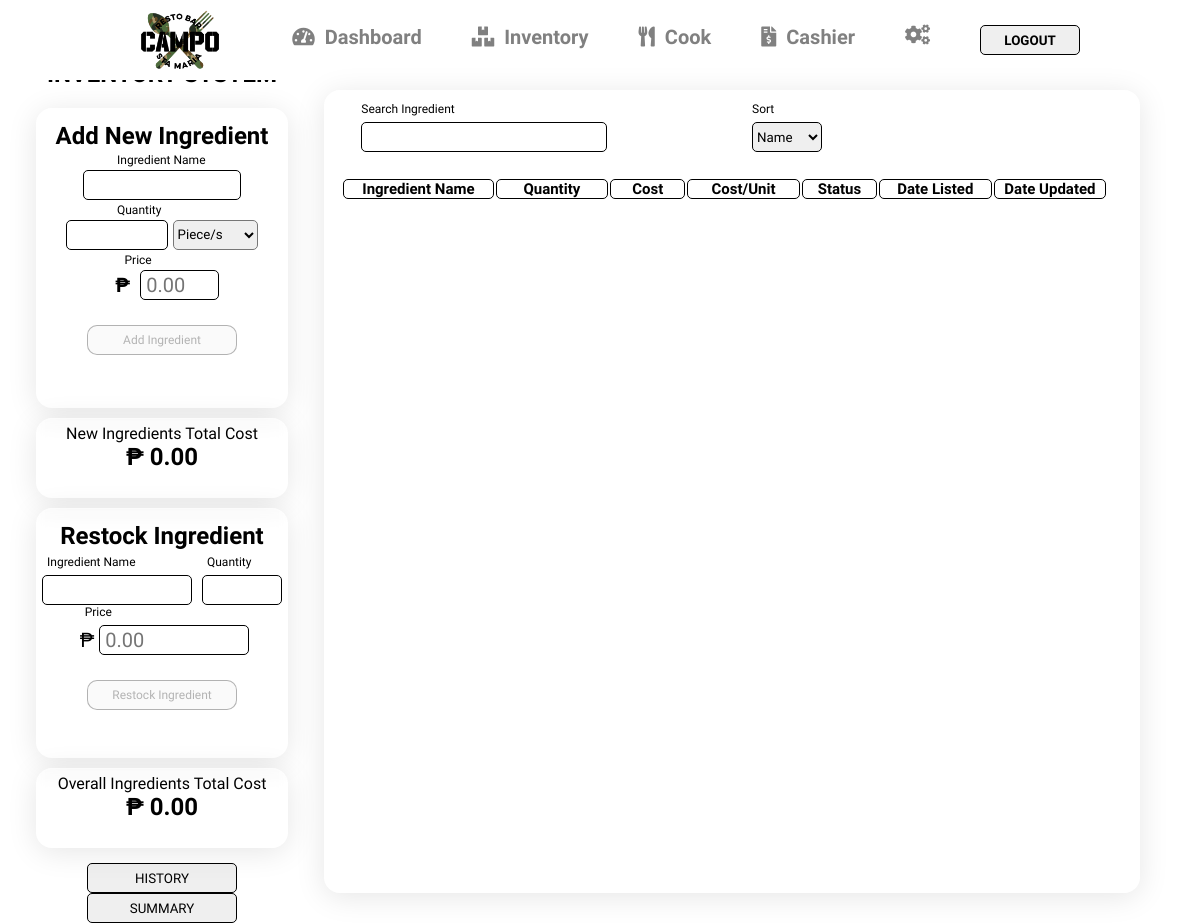
The app's page /Inventory.php, older data.
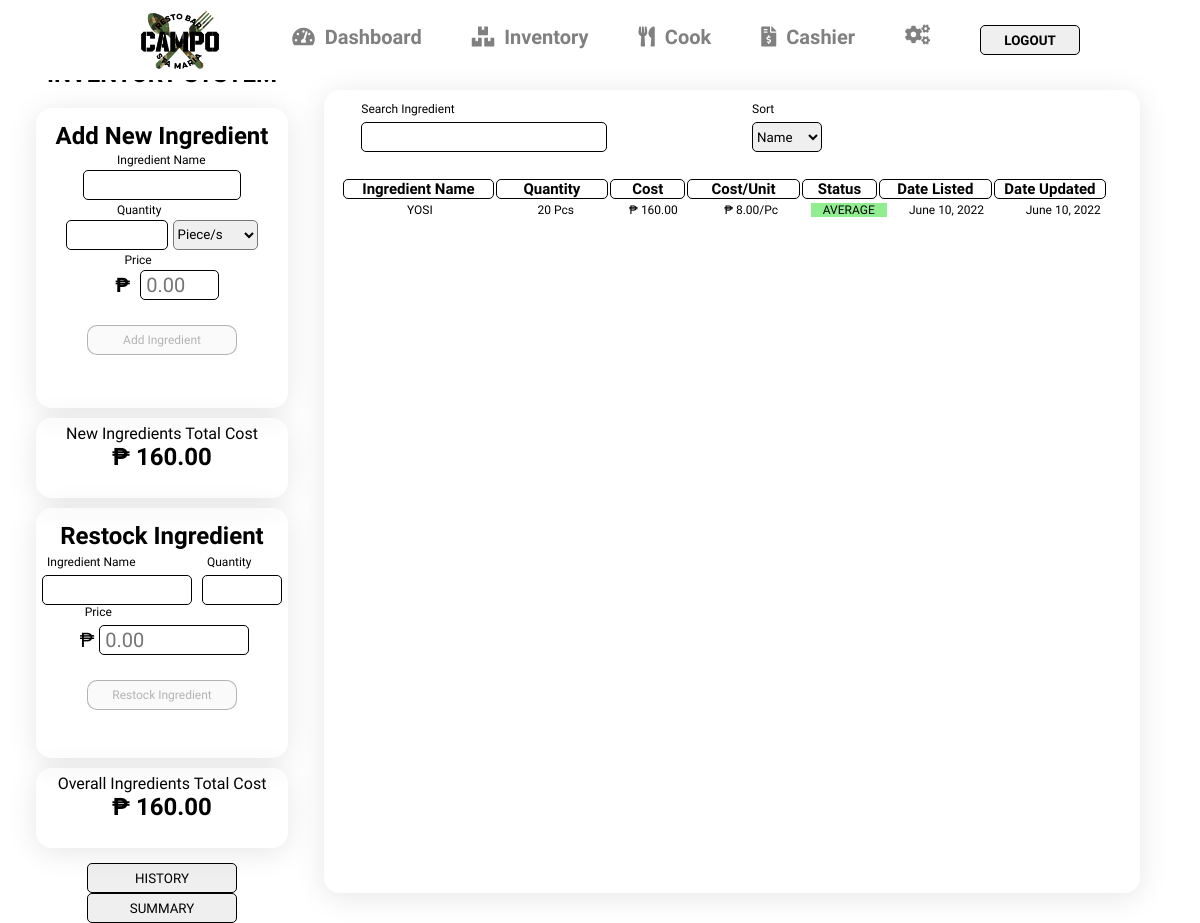
The same page, newer data.
### tables this page shows
CREATE TABLE `ingredients` (
  `id` int(11) NOT NULL,
  `ingName` varchar(255) NOT NULL,
  `ingQuantity` int(11) NOT NULL,
  `ingUnit` varchar(255) NOT NULL,
  `ingCost` int(11) NOT NULL,
  `ingCostperUnit` int(11) NOT NULL,
  `ingListed` datetime NOT NULL DEFAULT current_timestamp(),
  `ingUpdated` datetime DEFAULT current_timestamp()
);

### Inventory.php (the view, shortened to what this page needs)
<?php include 'header.php'; ?>
<section class="campoInventory" id="campoInventory">
    <div class="invContent">
        <h1>INVENTORY SYSTEM</h1>
        <form action="" method="post">
            <div class="addNewIng">
                <h1>Add New Ingredient</h1>
                <div class="addNew">
                    <div>
                        <label for="ingNameNew">Ingredient Name</label>
                        <input type="text" id="ingNameNew" class="ingNameNew" name="ingNameNew">
                    </div>
                    <div>
                        <label for="ingNewQuan">Quantity</label>
                        <input type="number" id="ingNewQuan" class="ingNewQuan" name="ingNewQuan" style="text-align: right;">
                        <Select id="ingNewVolume" class="ingNewVolume" name="ingNewVolume">
                            <option value="Pc">Piece/s</option>
                        </Select>
                    </div>
                    <div>
                        <label for="ingNewPrice" id="labelForPrice">Price</label>
                        <span>₱</span><input type="text" id="ingNewPrice" class="ingNewPrice" name="ingPrice" placeholder="0.00">
                    </div>
                    <div>
                        <button type="submit" id="addIngSubmit" name="addIngredients" class="btnHover" disabled>Add Ingredient</button>
                    </div>
                </div>
            </div>
            <div class="totalCostInv new">
                <p>New Ingredients Total Cost</p>
                <?php
                    $ingredientprices = "SELECT SUM(ingCost) AS ingredientCost FROM ingredients WHERE date(ingListed) = curdate()";
                    $ingredientprices_query = mysqli_query($connection, $ingredientprices);
                    while($ing_cost = mysqli_fetch_assoc($ingredientprices_query)){
                ?>
                <h1>₱ <?php echo number_format($ing_cost['ingredientCost'], 2) ?></h1>
                <?php } ?>
            </div>
        </form>
        <form action="" method="post">
            <div class="ingRestock">
                <h1>Restock Ingredient</h1>
                <div class="ingRes">
                    <div id="ingResName" class="ingResName">
                        <div>
                            <label for="ingredientName">Ingredient Name</label>
                            <input type="text" id="ingredientName" class="ingredientName" name="restockIngredientName">
                            <div class="suggestions"></div>
                        </div>
                        <div>
                            <label for="resVol">Quantity</label>
                            <input type="number" id="resVol" class="resVol" name="resVol">
                        </div>
                    </div>
                    <div>
                        <label for="">Price</label>
                        <span>₱</span><input type="number" id="resPrice" class="resPrice" name="resPrice" placeholder="0.00">
                    </div>
                    <div>
                        <button type="submit" id="restockIngSubmit" name="restockIngredients" class="btnHover" disabled>Restock Ingredient</button>
                    </div>
                </div>
            </div>
            <div class="totalCostInv old">
                <p>Overall Ingredients Total Cost</p>
                <?php
                    $ingredientprices1 = "SELECT SUM(ingCost) AS ingredientCost FROM ingredients";
                    $ingredientprices_query1 = mysqli_query($connection, $ingredientprices1);
                    while($ing_cost1 = mysqli_fetch_assoc($ingredientprices_query1)){
                ?>
                <h1>₱ <?php echo number_format($ing_cost1['ingredientCost'], 2) ?></h1>
                <?php } ?>
            </div>
        </form>
        <div class="invModalButtons">
            <button id="viewHistory" class="extrasBtn" onclick="viewHistory()">HISTORY</button>
            <button id="viewSummary" class="extrasBtn" onclick="viewSummary()">SUMMARY</button>
        </div>
    </div>
    <div class="invList">
        <div class="invListContainer">
            <div class="sortIngredients">
                <div>
                    <label for="searchIng">Search Ingredient</label>
                    <input type="text" id="searchIng" class="searchIng" name="searchIng" onkeyup= "searchFilter();">
                </div>
                <div>
                    <label for="sortIngBy">Sort</label>
                    <select name="sortIngBy" id="sortIngBy" onchange="sorting();">
                        <option value="name">Name</option>
                    </select>
                </div>
            </div>
            <div class="ingredientsList">
                <table id="tableTitle">
                    <thead>
                        <tr>
                            <th width="20%">Ingredient Name</th>
                            <th width="15%">Quantity</th>
                            <th width="10%">Cost</th>
                            <th width="15%">Cost/Unit</th>
                            <th width="10%">Status</th>
                            <th width="15%">Date Listed</th>
                            <th width="15%">Date Updated</th>
                        </tr>
                    </thead>
                    <tbody>
                    <?php
                        $showingredients = "SELECT * FROM ingredients";
                        $showingredients_query = mysqli_query($connection, $showingredients);
                        while($row = mysqli_fetch_assoc($showingredients_query)){
                            $quantity = $row['ingQuantity'];
                            $unit = $row['ingUnit'];
                                if($quantity==0){
                                    $cost = 0;
                                    $level = "<td width='10%' id='highLight' style='background:black; color:white'>EMPTY</td>";
                                    $text = $unit;
                                }else{
                                    if($quantity>10 && $quantity<=50){
                                        $level ="<td width='10%' id='highLight' style='background:lightgreen'>AVERAGE</td>";
                                    }
                                    $cost=$row['ingCostperUnit'];
                                    if($quantity!=1){
                                        $text = $unit."s";
                                    }else{
                                        $text = $unit;
                                    }
                                }
                    ?>
                        <tr>
                            <td width="20%" id="ingNameCont"><?php echo $row['ingName'] ?></td>
                            <td width="15%"><?php echo $quantity?> <?php echo $text ?></td>
                            <td width="10%">₱ <?php echo number_format($row['ingCost'], 2) ?></td>
                            <td width="15%">₱ <?php echo number_format($cost,2) ?>/<?php echo $row['ingUnit'] ?></td>
                            <?php echo $level ?>
                            <td width="15%"><?php echo date('F d, Y', strtotime($row['ingListed'])) ?></td>
                            <td width="15%"><?php echo date('F d, Y', strtotime($row['ingUpdated'])) ?></td>
                        </tr>
                        <?php } ?>
                    </tbody>
                </table>
            </div>
        </div>
    </div>
</section>

### header.php (shortened to what this page needs)
<!DOCTYPE html>
<html lang="en">
<head>
    <link rel="stylesheet" href="https://use.fontawesome.com/releases/v5.8.1/css/all.css">
</head>
<header>
    <div class="campoLogo">
        <a href="Dashboard.php"><img src="IMG/campoLogoBlack.png" alt=""></a>
    </div>
    <div class="campoNav">
        <ul>
            <li><a href="Dashboard.php"><i class="fas fa-tachometer-alt"></i>Dashboard</a></li>
            <li><a href="Inventory.php"><i class="fas fa-boxes"></i>Inventory</a></li>
            <li><a href="Cook.php"><i class="fas fa-utensils"></i>Cook</a></li>
            <li><a href="Cashier.php"><i class="fas fa-file-invoice-dollar"></i>Cashier</a></li>
            <li><a href="Settings.php"><i class="fas fa-cogs"></i></a></li>
            <button>LOGOUT</button>
        </ul>
    </div>
</header>
</html>

Row changes from the older to the newer data that the page shows:
added ingredients: ingName "YOSI", ingQuantity "20", ingUnit "Pcs", ingCost "160.00", ingCostperUnit "8.00", ingUnit "Pc", shows "AVERAGE", ingListed "June 10, 2022", ingUpdated "June 10, 2022"
Text that changed along with them:
new list line: "₱ 160.00"
list line gone: "₱ 0.00"
